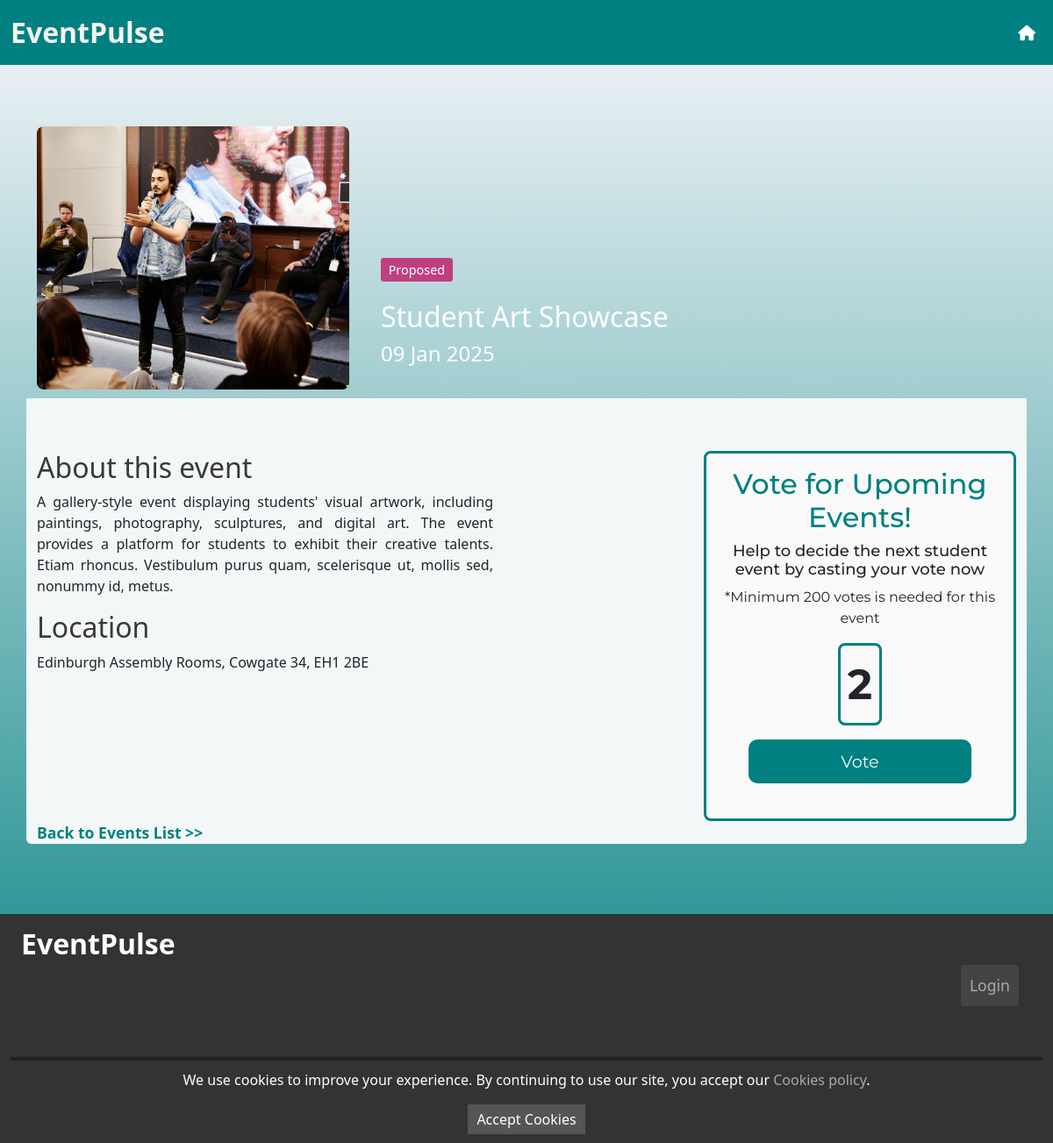
The app's page /admin/events/7, older data.
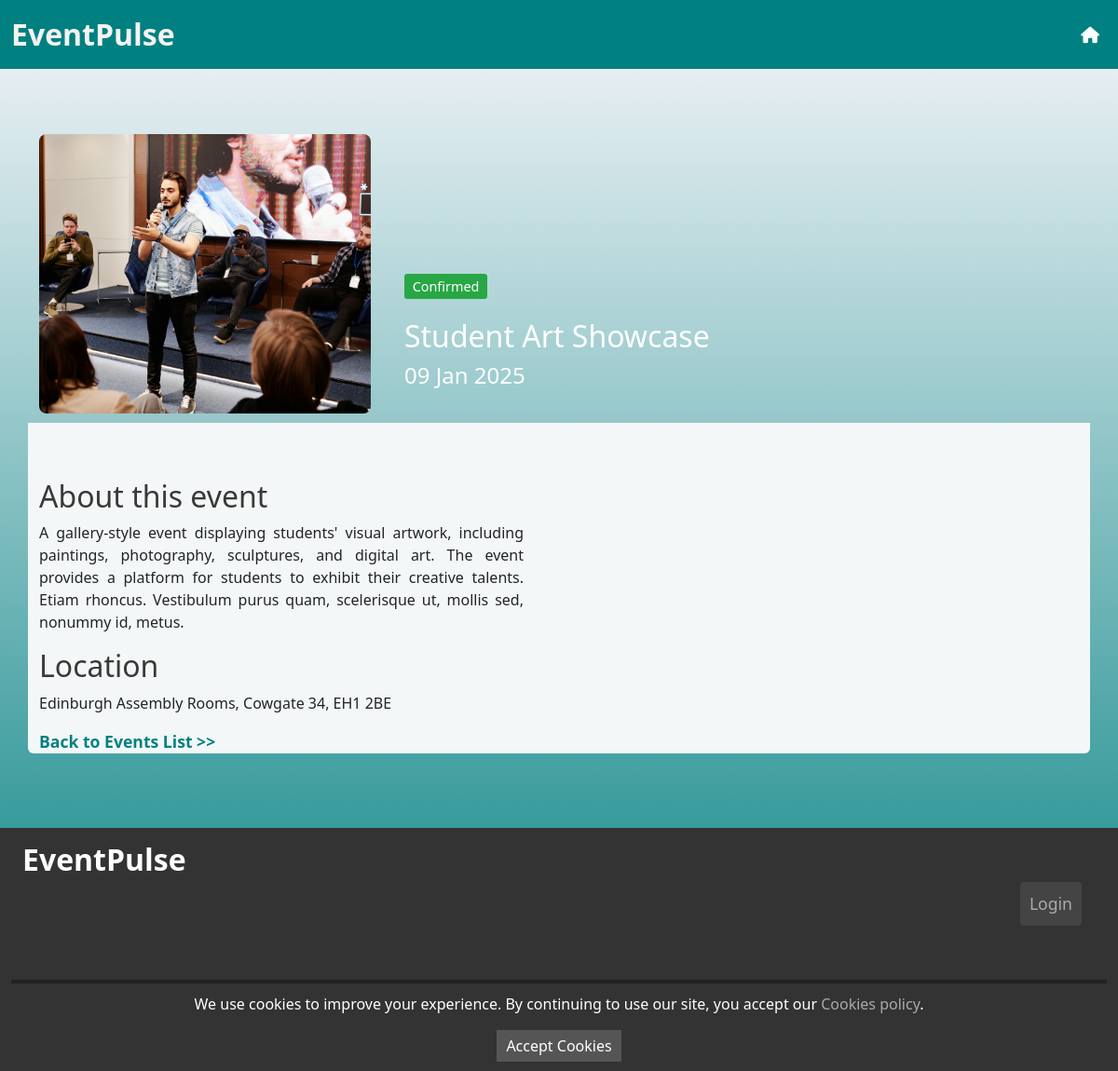
The same page, newer data.
### app.py (models this page shows)
class Event(db.Model):
    eventId = db.Column(db.Integer, primary_key=True)
    eventName = db.Column(db.String(100), nullable=False)
    description = db.Column(db.Text)
    date = db.Column(db.Date, nullable=False)
    location = db.Column(db.String(100), nullable=False)
    tag = db.Column(db.Enum(EventStatus), nullable=False)
    image_url = db.Column(db.String(255), nullable=True)
    votes = db.Column(db.Integer, default=0)

### app.py (the view)
@app.route('/admin/events/<int:event_id>', methods=['GET', 'POST'])
def admin_event_detail(event_id):
    Events = select(Event).filter(Event.eventId == event_id)
    event = db.session.execute(Events).scalar_one_or_none()
    if event is None:
        return redirect(url_for('admin_index'))  # or handle 404
    if request.method == 'POST':
        event.votes += 1
        if event.votes >= 10 and event.tag != EventStatus.Confirmed:
            event.tag = EventStatus.Confirmed  # Update the tag to 'Confirmed'
        db.session.commit()
        return redirect(url_for('vote_confirmation', event_id=event_id))
    return render_template('event.html', event=event)

### app.py (called while the page is built)
@app.before_request
def update_event_tags():
    db.create_all()
    today = date.today()
    events_to_update = Event.query.filter(
        Event.date < today,
        Event.tag.in_([EventStatus.Proposed, EventStatus.Confirmed])
    ).all()
    for event in events_to_update:
        event.tag = EventStatus.Past  # Change the tag to 'Past'
    db.session.commit()

### templates/event.html
{% extends 'base.html' %}
{% block content %}
<div class="container topbox rounded-top">
    <div class="row">
        <div class="col-12 col-md-4 col-lg-4">
            {% if event.image_url %}
            <img src="{{ url_for('static', filename=event.image_url) }}" alt="Event Image" id="eventImageLarge">
            {% endif %}
        </div>
        <div class="col-12 col-md-8 col-lg-8 d-flex flex-column" id="textContainer">
            <div class="container title-box">
                <p class="card-text">
                    <span class="tag-pill
                        {% if event.tag.value == 'Confirmed' %}tag-pill-tag1
                        {% elif event.tag.value == 'Proposed' %}tag-pill-tag2
                        {% else %}tag-pill-tag3
                        {% endif %}">
                        {{ event.tag.value }}
                    </span>
                </p>
                <p class="card-text" id="eventName">{{ event.eventName }}</p>
                <p class="card-text" id="eventDate">{{ event.date.strftime('%d %b %Y')}}</p>
            </div>
        </div>
    </div>
</div>
<div class="container bottombox rounded-bottom">
    <div class="row">
        <div class="col-12 col-md-6 col-lg-8" id="infobox">
            <h2 id="eventInfo">About this event</h2>
            <p id="description">{{ event.description }}</p>
            <h2 id="eventInfo">Location</h2>
            <p>{{ event.location }}</p>
        </div>
        {% if event.tag.value != "Past" and event.tag.value != "Confirmed" %}
        <div class="col-12 col-md-6 col-lg-4">
            <div class="container" id="voteBox">
                <h2>Vote for Upoming Events!</h2>
                <h3>Help to decide the next student event by casting your vote now</h3>
                <p>*Minimum 200 votes is needed for this event </p>
                <p class="border d-inline-block " id="voteCount"> {{ event.votes }} </p>
                <form action="{{ url_for('admin_event_detail', event_id=event.eventId) }}" method="post">
                    <button class="btn-primary" type="submit">Vote</button><br><br>
                </form>
            </div>
        </div>
        {% endif %}
    </div>
    <a href="{{ url_for('index') }}"><strong>Back to Events List >></strong></a>
</div><br><br>
{% endblock %}

### templates/base.html (shortened to what this page needs)
<!doctype html>
<html lang="en">
<head>
  <link rel="stylesheet" href="{{ url_for('static', filename='css/style.css') }}">
  <link href="https://cdn.jsdelivr.net/npm/bootstrap@5.3.3/dist/css/bootstrap.min.css" rel="stylesheet"
>
</head>
<body>
  <nav class="navbar navbar-expand-lg navbar-light ">
    <div class="container-fluid">
      <a class="navbar-brand" id="brand1" href="{{ url_for('index') }}">EventPulse</a>
      <div class="collapse navbar-collapse" id="navbarNav">
        <ul class="navbar-nav ms-auto">
          {% if current_user.is_authenticated %}
          <li class="nav-item">
            {% if request.path == url_for('admin_index') %}
            <a class="nav-link" href="{{ url_for('index') }}">
              <i class="fa-solid fa-house fa-lg" style="color: #ffffff;"></i>
            </a>
          </li>
          {% endif %}
          {% if request.path != url_for('admin_index') %}
          <li class="nav-item">
            <a class="nav-link" href="{{ url_for('admin_index') }}">
              <i class="fa-solid fa-gear fa-lg" style="color: #ffffff;"></i>
            </a>
          </li>
          {% endif %}
          <li class="nav-item">
            <a class="nav-link" href="{{ url_for('logout') }}">
              <i class="fas fa-sign-out-alt fa-lg" style="color: #ffffff;"></i>
            </a>
          </li>
          {% else %}
          <li class="nav-item">
            <a class="nav-link" href="{{ url_for('index') }}">
              <i class="fa-solid fa-house" style="color: #ffffff;"></i>
            </a>
          </li>
          {% endif %}
        </ul>
      </div>
    </div>
  </nav>
  {% block content %}
  {% endblock %}
  <footer>
    <div class="container-fluid justify-content-between">
      <div class="row">
        <div class="col-lg-8 col-xs-12">
          <span class="footer-text">
            {% block page_name %}EventPulse{% endblock %}
          </span><br><br>
        </div>
        <div class="col-lg-4 col-xs-12 d-flex justify-content-end ">
          <div class="container-fluid d-flex justify-content-end py-5">
            {% if current_user.is_authenticated %}
            <a href="{{ url_for('logout') }}" class="footer-button">Logout</a>
            {% else %}
            <a href="{{ url_for('login') }}" class="footer-button">Login</a>
            {% endif %}
          </div>
        </div>
      </div>
      <div class="footer-bottom">
        <div class="container">
          <div class="row justify-content-center text-white">
            <div class="col-auto">
              <a href="https://www.termsfeed.com/live/f3ef7bae-0065-45b0-a134-18945e9e9598"
                class="footer-link-bottom" target="_blank">Privacy Policy</a>
            </div>
            <div class="col-auto">
              <a href="https://www.termsfeed.com/live/984b313c-70ca-4795-993a-67aada35decd"
                class="footer-link-bottom" target="_blank">Cookies</a>
            </div>
          </div>
          <div class="row text-center text-white pt-2">
            <div class="col-12">
              <div class="footer-bottom__copyright">
                <a class="copyright">&COPY; Copyright 2024 EventPulse</a>
              </div>
            </div>
          </div>
        </div>
      </div>
    </div>
  </footer>
  <div id="cookies"
    style="display: none; position: fixed; bottom: 0; width: 100%; background-color: #333; color: white; padding: 10px; text-align: center;">
    <p>We use cookies to improve your experience. By continuing to use our site, you accept our <a
        href="https://www.termsfeed.com/live/984b313c-70ca-4795-993a-67aada35decd" class="footer-link-bottom">Cookies
        policy</a>.</p>
    <button id="cookies-btn"
      style="padding: 5px 10px; background-color: #555; color: #fff; border: none; cursor: pointer;">
      Accept Cookies
    </button>
  </div>
</body>
</html>

### static/css/style.css (style rules this page uses)
body { background: rgb(246, 246, 250); background: linear-gradient(180deg, rgba(246, 246, 250, 1) 0%, rgba(0, 128, 128, 1) 100%); color: #f9f9f9; margin: 0; padding: 0; font-family: 'Open Sans', sans-serif; width: 100%; height: 100%; }
.navbar-light { background-color: #008080 !important; }
#brand1 { color: #f6f2f2 !important; font-weight: bold !important; font-size: 2.0rem !important; }
.tag-pill { display: inline-block; padding: 0.2em 0.6em; font-size: 0.9em; color: #fff; background-color: #6c757d; border-radius: 0.2rem; }
.topbox { margin-top: 5%; background-color: none; color: #fff; }
.bottombox { background-color: #f4f7f7; padding-top: 5%; }
#eventImageLarge { width: 100%; height: 300px; border-radius: 8px; margin-top: 10px; margin-bottom: 10px; margin-left: 0px; object-fit: cover; object-position: center; }
.title-box { margin-top: 10rem; }
.title-box p+p { margin-top: 0 !important; margin-bottom: 0 !important; }
.d-flex.flex-column { display: flex; flex-direction: column; height: 100%; }
h2 { color: #008080 !important; font-size: 24px; }
#eventInfo { color: rgb(57, 57, 57) !important; }
.tag-pill { padding: 0.2rem 0.5rem; background-color: #d63384; color: white; border-radius: 50px; display: inline-block; }
#eventName { font-size: 32px !important; }
#eventDate { font-size: 24px; }
a { text-decoration: none !important; color: #008080 !important; font-size: 1.1rem !important; }
#description { text-align: justify; }
#infobox { padding-right: 20%; }
.tag-pill { display: inline-block; padding: 0.2em 0.6em; font-size: 0.9em; color: #fff; border-radius: 0.2rem; }
.tag-pill-tag1 { background-color: #28a745 }
footer { background-color: #333; color: #fff; margin-top: 32px; font-size: 0.9em; }
footer .row { margin: 0; padding: 10px 0; }
footer .footer-text { font-size: 2rem; font-weight: bold; color: #fff !important; }
.footer-button { color: #aaa !important; background-color: #444; border: none; padding: 10px; font-size: 0.9em; border-radius: 4px; text-decoration: none; display: inline-block; transition: background-color 0.3s ease, color 0.3s ease; }
.container-fluid.d-flex.justify-content-end { padding-right: 15px; }
.footer-link-bottom { color: #aaa !important; font-size: 1rem !important; }
.footer-bottom { background-color: #222; color: #aaa; padding: 5px 5px; font-size: 0.8em; text-align: center; }

Row changes from the older to the newer data that the page shows:
changed Event "Student Art Showcase": tag "Proposed" → "Confirmed" (drawn); tag.value "Proposed" → "Confirmed"; votes "2" → (not shown)
Text that changed along with them:
text no longer shown: "Vote for Upoming Events! Help to decide the next student event by casting your vote now *Minimum 200 votes is needed for this event Vote"
